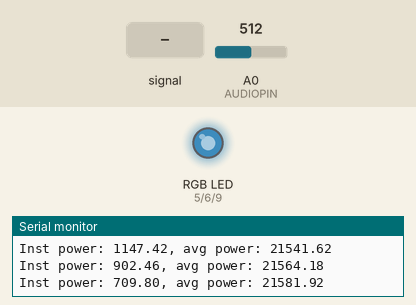
The sketch below on a simulated Arduino Uno, built with avr-gcc and run on an emulated ATmega328P. On the bench: an RGB LED mixed from three pins (HIGH = lit), the last lines printed to the serial monitor. Inputs (shaded band) come from the test bench; at power-on: A0 (AUDIOPIN) = 512. Dim RGB values are drawn brighter than linear; random numbers use the default seed unless the sketch sets one.

Above: at 1.2 s.
1.3 s: A0 (AUDIOPIN) fed a 2 Hz sine of ±306 counts around its level
At 1.72 s:
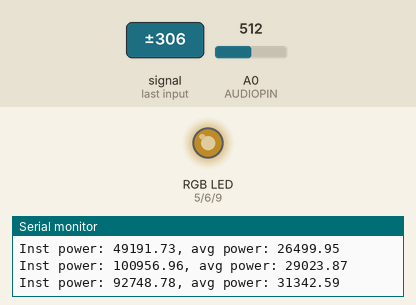
4.3 s: A0 (AUDIOPIN) set to 716
7.3 s: A0 (AUDIOPIN) fed a 200 Hz sine of ±81 counts around its level
10.3 s: A0 (AUDIOPIN) fed a 50 Hz sine of ±306 counts around its level
At 12.1 s:
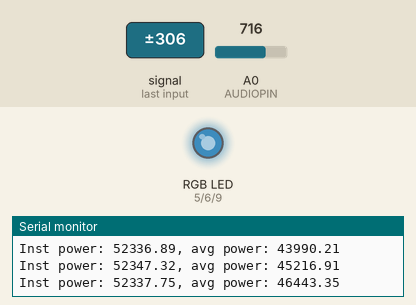
13.3 s: A0 (AUDIOPIN) set to 1023
At 14.4 s:
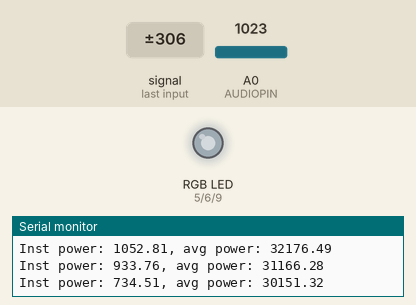
14.8 s: A0 (AUDIOPIN) set to 983
Timing chart, 0 to 18.8 s (numbered marks = the images above; inputs shaded):
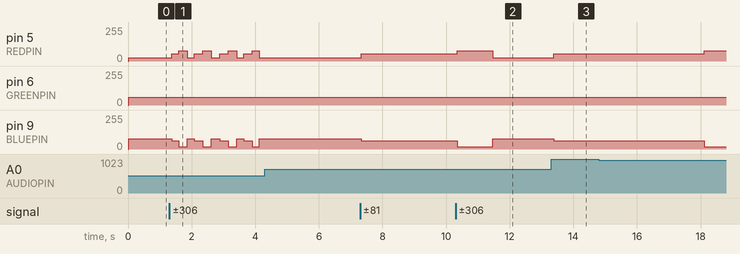

The sketch:

CycleLEDsOnBeat.ino
```cpp
// color swirl! connect an RGB LED to the PWM pins as indicated
// in the #defines
// public domain, enjoy!

#define REDPIN 5
#define GREENPIN 6
#define BLUEPIN 9

#define AUDIOPIN 0

#define HISTORYWEIGHT 0.9988 //decay to 10% after 2000 samples (~1 second) (0.1^(1/2000))
#define INSTANTWEIGHT 0.977 //decay to 10% after 100 samples (~50 ms)
#define BEATPOWERTHRESHOLD 1.6
#define NBINS_INSTPOWER 50 //50 bins per power sample (~25 ms)
#define NBINS_AVGPOWER 40 //20 avg power bins (40x25ms=1 s)

//for arrays
#define R 0
#define RED 0
#define G 1
#define GREEN 1
#define B 2
#define BLUE 2

int colorBases[3][3]={{255,0,0},
                      {0,255,0},
                      {0,0,255}};

float instPower[NBINS_INSTPOWER] = {0};
float avgPower[NBINS_AVGPOWER] = {0};
float totalAvgPower = 0;
int instPowerIndex=0;
int avgPowerIndex=0;

float avgLevel = 127;
int fadeStep=0;

void setup() {

  randomSeed(analogRead(3)+analogRead(5));

  float angle1 = random(628)/100.0;
  float angle2 = random(628)/100.0;
  float angle3 = random(628)/100.0;

  Serial.begin(9600);

  setOrthoBasisEuler(angle1, angle2, angle3);

  pinMode(REDPIN, OUTPUT);
  pinMode(GREENPIN, OUTPUT);
  pinMode(BLUEPIN, OUTPUT);

  noInterrupts();
#if 1
  //set timer2 interrupt at 8kHz
  TCCR2A = 0;// set entire TCCR2A register to 0
  TCCR2B = 0;// same for TCCR2B
  TCNT2  = 0;//initialize counter value to 0
  // set compare match register for 8khz increments
  OCR2A = 124;// = (16*10^6) / (2000*64) - 1 (must be <256)
  // turn on CTC mode
  TCCR2A |= (1 << WGM21);
  // Set CS22 bit for 64 prescaler
  TCCR2B |= (1 << CS22);
  // enable timer compare interrupt
  TIMSK2 |= (1 << OCIE2A);
#endif

  interrupts();

}

boolean computeEnergy = false;
boolean inABeat = false;
int cyclesGoingDown = 0;
float peakPower = 0.0;

void loop() {

  if(computeEnergy){
    //compute average power for these bins and update total average

    //remove old average from the total
    totalAvgPower -= avgPower[avgPowerIndex]/NBINS_AVGPOWER;
    //reset the bin
    avgPower[avgPowerIndex] = 0;
    for(int i=0; i<NBINS_INSTPOWER; i++){
      avgPower[avgPowerIndex]+=instPower[i];
    }
    avgPower[avgPowerIndex] /= NBINS_INSTPOWER;
    //update the total average
    totalAvgPower += avgPower[avgPowerIndex]/NBINS_AVGPOWER;

    Serial.print("Inst power: ");
    Serial.print(avgPower[avgPowerIndex]);
    Serial.print(", avg power: ");
    Serial.println(totalAvgPower);


    if(avgPower[avgPowerIndex] > BEATPOWERTHRESHOLD*totalAvgPower){
      if(!inABeat){
        cycleColor();
        inABeat=true;
        peakPower = avgPower[avgPowerIndex];
      } else {
        if(avgPower[avgPowerIndex] > peakPower){
          peakPower=avgPower[avgPowerIndex];
          if(cyclesGoingDown>5){
            cycleColor();
          }
          cyclesGoingDown=0;
        } else {
          cyclesGoingDown++;
          peakPower = avgPower[avgPowerIndex];
        }
      }
    } else {
      inABeat=false;
      cyclesGoingDown=0;
    }

    ++avgPowerIndex;
    avgPowerIndex%=NBINS_AVGPOWER;
    computeEnergy=false;

  }
}

ISR(TIMER2_COMPA_vect){
  int analogAudioLevel = analogRead(AUDIOPIN);

  //no audio signal should be 127, so we subtract the average level
  float instSignal = analogAudioLevel-avgLevel;
  //and update the avg level
  avgLevel = avgLevel*HISTORYWEIGHT + analogAudioLevel*(1-HISTORYWEIGHT);

  //now compute the power
  instPower[instPowerIndex] = instSignal*instSignal;
  instPowerIndex++;
  if(instPowerIndex >= NBINS_INSTPOWER){
    computeEnergy=true;
    instPowerIndex=0;
  }
}

char colorState = 0;

void cycleColor(){
  ++colorState %= 3;
  if(colorState==0){
    setColorByBases(1.0,0,0);
  }
  else if (colorState==1){
    setColorByBases(0,1.0,0);
  }
  else {
    setColorByBases(0,0,1.0);
  }
}

void setColorByBases(float level0, float level1, float level2){
  int redLevel = colorBases[0][R]*level0 + colorBases[1][R]*level1 + colorBases[2][R]*level2;
  int greenLevel = colorBases[0][G]*level0 + colorBases[1][G]*level1 + colorBases[2][G]*level2;
  int blueLevel = colorBases[0][B]*level0 + colorBases[1][B]*level1 + colorBases[2][B]*level2;

  redLevel = (redLevel>255)?255:redLevel;
  greenLevel = (greenLevel>255)?255:greenLevel;
  blueLevel = (blueLevel>255)?255:blueLevel;

  setColorRGB(redLevel, greenLevel, blueLevel);
}

#define INPUTFORMID 201

int remapLevel(int inLevel){
   if(inLevel< INPUTFORMID){
    return inLevel*127/INPUTFORMID;
   } else {
    return 127 + (inLevel-INPUTFORMID)*128/(100-INPUTFORMID);
   }
}

void setColorRGB(int rLevel, int gLevel, int bLevel){
  int mappedRed=remapLevel(rLevel);
  int mappedGreen=remapLevel(gLevel);
  int mappedBlue=remapLevel(bLevel);
  analogWrite(REDPIN, remapLevel(mappedRed));
  analogWrite(GREENPIN, remapLevel(mappedGreen));
  analogWrite(BLUEPIN, remapLevel(mappedBlue));

  //Serial.print(rLevel);
  //Serial.print(", ");
  //Serial.print(gLevel);
  //Serial.print(", ");
  //Serial.println(bLevel);
}

void setBasisRGB(int basis, int basisR, int basisG, int basisB){
#if 0
  Serial.print("Basis ");
  Serial.print(basis);
  Serial.print("{");
  Serial.print(basisR);
  Serial.print(", ");
  Serial.print(basisG);
  Serial.print(", ");
  Serial.print(basisB);
  Serial.println("}");
#endif

  colorBases[basis][R] = (int)abs(basisR);
  colorBases[basis][G] = (int)abs(basisG);
  colorBases[basis][B] = (int)abs(basisB);
}

void setOrthoBasisEuler(float alpha, float beta, float gamma){
  float c1 = cos(alpha);
  float c2 = cos(beta);
  float c3 = cos(gamma);
  float s1 = sin(alpha);
  float s2 = sin(beta);
  float s3 = sin(gamma);

  setBasisRGB(0, 255*c2, 255*(c1*s2), 255*(s1*s2));
  setBasisRGB(1, 255*(-c3*s2), 255*(c1*c2*c3-s1*s3), 255*(c1*s3+c2*c3*s1));
  setBasisRGB(2, 255*(s2*s3), 255*(-c3*s1-c1*c2*s3), 255*(c1*c3-c2*s1*s3));

}
```

Measured:
- after the input at 1.3 s, pin 5 (REDPIN): 25/255 → 54/255 after 0.07 s, then repeats every 0.76 s: 78/255 0.27 s, 25/255 0.22 s, 54/255 0.27 s; pin 9 (BLUEPIN): 78/255 → 61/255 after 0.07 s, then repeats every 0.76 s: 16/255 0.27 s, 78/255 0.22 s, 61/255 0.27 s
- after the input at 10.3 s, pin 5 (REDPIN): 54/255 → 78/255 after 0.05 s, → 25/255 1.1 s later; pin 9 (BLUEPIN): 61/255 → 16/255 after 0.06 s, → 78/255 1.1 s later
- after the input at 13.3 s, pin 5 (REDPIN): 25/255 → 54/255 after 0.09 s; pin 9 (BLUEPIN): 78/255 → 61/255 after 0.09 s
